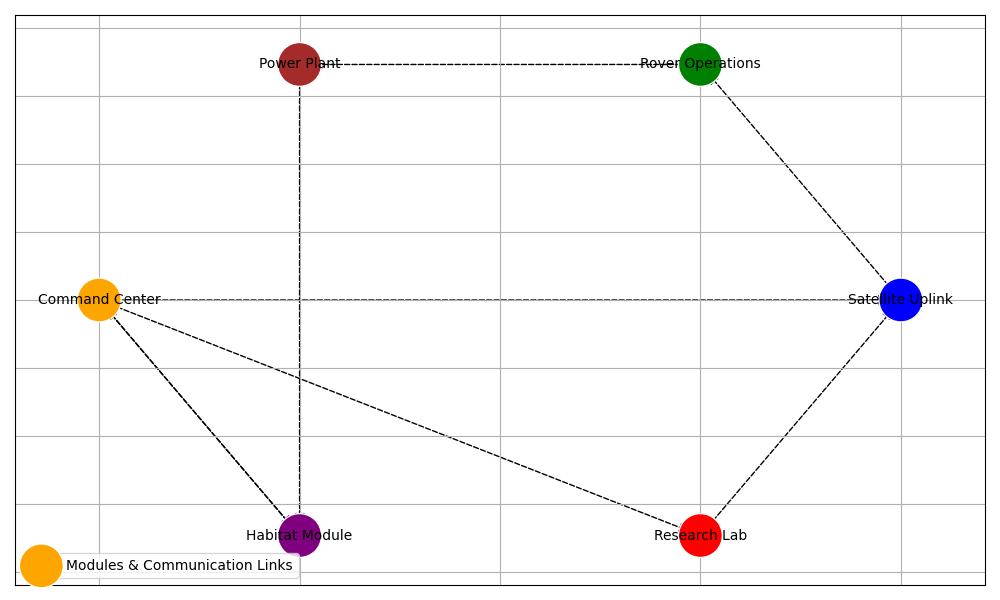

Write Python code to recreate this figure.
import matplotlib.pyplot as plt
import networkx as nx

modules = [
    "Command Center", "Habitat Module", "Research Lab", 
    "Satellite Uplink", "Rover Operations", "Power Plant"
]

communication_links = [
    ("Command Center", "Habitat Module"),
    ("Command Center", "Research Lab"),
    ("Command Center", "Satellite Uplink"),
    ("Habitat Module", "Command Center"),
    ("Research Lab", "Satellite Uplink"),
    ("Satellite Uplink", "Rover Operations"),
    ("Rover Operations", "Power Plant"),
    ("Power Plant", "Habitat Module")
]

G = nx.DiGraph()
G.add_nodes_from(modules)
G.add_edges_from(communication_links)

pos = nx.shell_layout(G)

module_colors = {
    "Command Center": "orange",
    "Habitat Module": "purple",
    "Research Lab": "red",
    "Satellite Uplink": "blue",
    "Rover Operations": "green",
    "Power Plant": "brown"
}
node_colors = [module_colors[module] for module in G.nodes]

plt.figure(figsize=(10, 6))
nx.draw_networkx_nodes(G, pos, node_size=1000, node_color=node_colors, edgecolors='white')
nx.draw_networkx_edges(G, pos, arrowstyle='-|>', arrowsize=15, edge_color='black', width=1, style='dashed')
nx.draw_networkx_labels(G, pos, font_size=10, font_color='black')

plt.grid(True)
plt.box(on=True)
plt.legend(["Modules & Communication Links"], loc='lower left')
plt.tight_layout()
plt.show()
